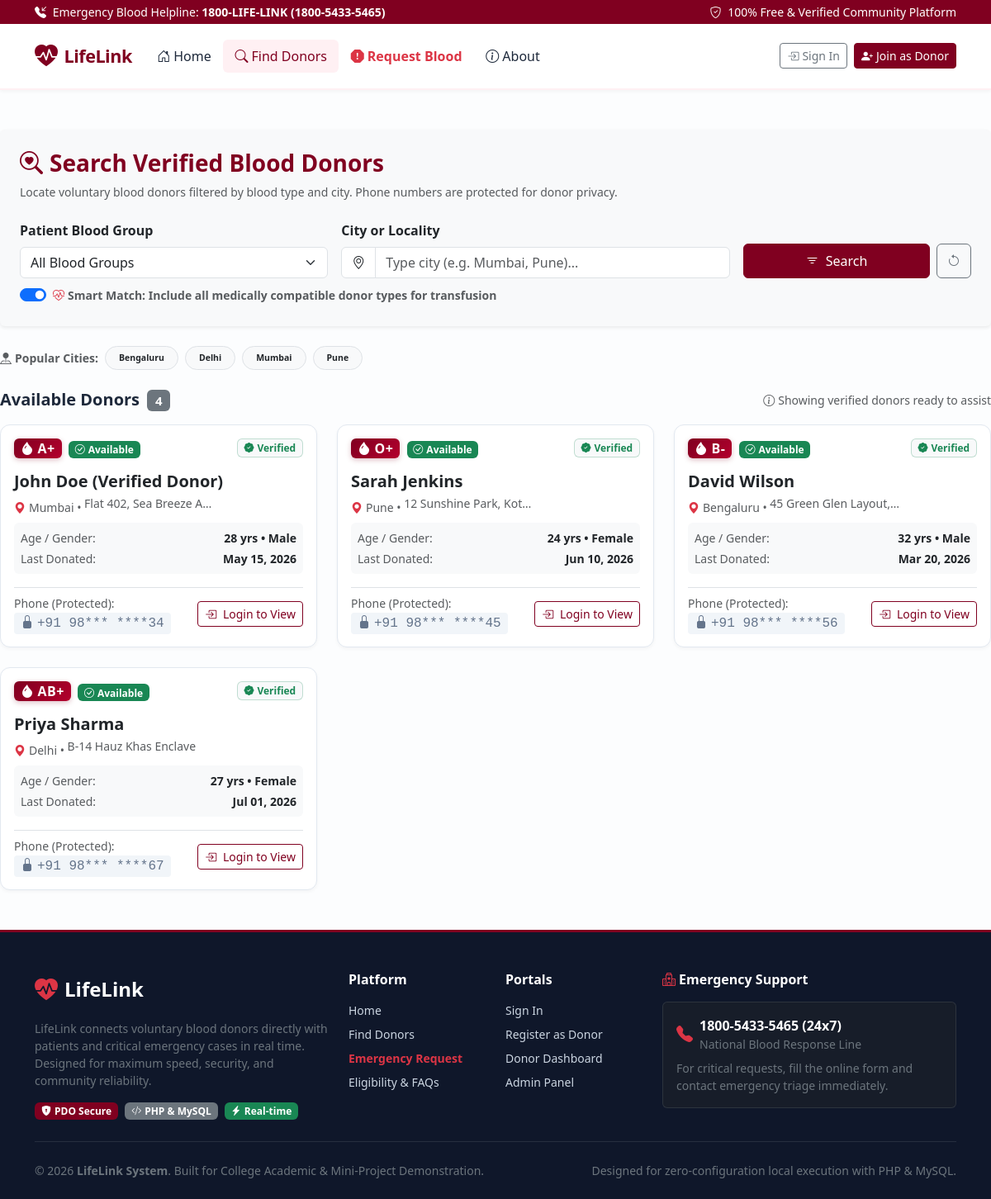
Screenshot of /search.php with the database file from the repository.
### tables this page shows
CREATE TABLE `donors` (
  `id` INT AUTO_INCREMENT PRIMARY KEY,
  `user_id` INT NOT NULL,
  `blood_group` ENUM('A+', 'A-', 'B+', 'B-', 'AB+', 'AB-', 'O+', 'O-') NOT NULL,
  `city` VARCHAR(100) NOT NULL,
  `address` TEXT,
  `age` INT NOT NULL,
  `gender` ENUM('Male', 'Female', 'Other') NOT NULL,
  `last_donation_date` DATE DEFAULT NULL,
  `availability_status` ENUM('available', 'unavailable') NOT NULL DEFAULT 'available',
  `verified_status` ENUM('pending', 'verified', 'rejected') NOT NULL DEFAULT 'pending',
  `created_at` TIMESTAMP DEFAULT CURRENT_TIMESTAMP,
  CONSTRAINT `fk_donor_user` FOREIGN KEY (`user_id`) REFERENCES `users` (`id`) ON DELETE CASCADE
);

CREATE TABLE `users` (
  `id` INT AUTO_INCREMENT PRIMARY KEY,
  `name` VARCHAR(100) NOT NULL,
  `email` VARCHAR(150) NOT NULL UNIQUE,
  `phone` VARCHAR(20) NOT NULL,
  `password_hash` VARCHAR(255) NOT NULL,
  `role` ENUM('admin', 'donor', 'user') NOT NULL DEFAULT 'user',
  `created_at` TIMESTAMP DEFAULT CURRENT_TIMESTAMP
);

### search.php (called while the page is built)
<?php
require_once __DIR__ . '/public/search.php';

### public/search.php (the view, shortened to what this page needs)
<?php
require_once __DIR__ . '/../config/db.php';
require_once __DIR__ . '/../includes/functions.php';
$selectedBlood = trim($_GET['blood_group'] ?? '');
$selectedCity  = trim($_GET['city'] ?? '');
$onlyAvailable = isset($_GET['only_available']) ? (int)$_GET['only_available'] : 1;
$includeCompatible = isset($_GET['compatible']) ? (int)$_GET['compatible'] : 1;
$sql = "SELECT d.*, u.name as donor_name, u.phone as donor_phone, u.email as donor_email
        FROM donors d
        JOIN users u ON d.user_id = u.id
        WHERE d.verified_status = 'verified'";
$params = [];
if ($onlyAvailable === 1) {
    $sql .= " AND d.availability_status = 'available'";
}
$sql .= " ORDER BY d.availability_status ASC, d.created_at DESC";
try {
    $stmt = $pdo->prepare($sql);
    $stmt->execute($params);
    $donors = $stmt->fetchAll();
    $cityStmt = $pdo->query("SELECT DISTINCT city FROM donors WHERE verified_status = 'verified' ORDER BY city ASC");
    $allCities = $cityStmt->fetchAll(PDO::FETCH_COLUMN);
} catch (PDOException $e) {
    $donors = [];
    $allCities = [];
}
require_once __DIR__ . '/../includes/header.php';
?>
<div class="py-4">
    <div class="card shadow-sm border-0 mb-4 bg-light">
        <div class="card-body p-4">
            <h3 class="fw-bold text-burgundy mb-2">
                <i class="bi bi-search-heart me-2"></i>Search Verified Blood Donors
            </h3>
            <p class="text-muted small mb-4">
                Locate voluntary blood donors filtered by blood type and city. Phone numbers are protected for donor privacy.
            </p>
            <form action="search.php" method="GET" class="row g-3 align-items-end">
                <div class="col-md-4">
                    <label for="liveDonorBloodFilter" class="form-label fw-semibold">Patient Blood Group</label>
                    <select class="form-select" id="liveDonorBloodFilter" name="blood_group">
                        <option value="">All Blood Groups</option>
                    </select>
                </div>
                <div class="col-md-5">
                    <label for="liveDonorCityFilter" class="form-label fw-semibold">City or Locality</label>
                    <div class="input-group">
                        <span class="input-group-text bg-white"><i class="bi bi-geo-alt"></i></span>
                        <input type="text" class="form-control" id="liveDonorCityFilter" name="city" value="<?= e($selectedCity) ?>" placeholder="Type city (e.g. Mumbai, Pune)...">
                    </div>
                </div>
                <div class="col-md-3 d-flex gap-2">
                    <button type="submit" class="btn btn-burgundy w-100 py-2">
                        <i class="bi bi-filter me-1"></i> Search
                    </button>
                    <a href="search.php" class="btn btn-outline-secondary py-2" title="Reset Filters">
                        <i class="bi bi-arrow-counterclockwise"></i>
                    </a>
                </div>
                <div class="col-12 mt-2">
                    <div class="form-check form-switch">
                        <input class="form-check-input" type="checkbox" id="includeCompatible" name="compatible" value="1" <?= $includeCompatible ? 'checked' : '' ?> onchange="this.form.submit()">
                        <label class="form-check-label small fw-semibold text-muted" for="includeCompatible">
                            <i class="bi bi-heart-pulse text-danger me-1"></i><strong>Smart Match:</strong> Include all medically compatible donor types for transfusion
                        </label>
                    </div>
                </div>
            </form>
        </div>
    </div>
    <?php if (!empty($allCities)): ?>
        <div class="d-flex align-items-center gap-2 mb-4 flex-wrap small">
            <span class="fw-semibold text-muted"><i class="bi bi-pin-map-fill me-1"></i>Popular Cities:</span>
            <?php foreach ($allCities as $city): ?>
                <a href="search.php?city=<?= urlencode($city) ?><?= $selectedBlood ? '&blood_group=' . urlencode($selectedBlood) : '' ?>" class="badge rounded-pill text-bg-light border text-decoration-none px-3 py-2 text-dark">
                    <?= e($city) ?>
                </a>
            <?php endforeach; ?>
        </div>
    <?php endif; ?>
    <div class="d-flex justify-content-between align-items-center mb-3">
        <h5 class="fw-bold mb-0">
            Available Donors <span class="badge bg-secondary ms-1"><?= count($donors) ?></span>
        </h5>
        <div class="small text-muted">
            <i class="bi bi-info-circle me-1"></i>Showing verified donors ready to assist
        </div>
    </div>
    <div class="row g-4" id="donorsGrid">
        <?php if (empty($donors)): ?>
            <div class="col-12 text-center py-5">
                <div class="p-4 bg-light rounded-3 d-inline-block">
                    <i class="bi bi-person-x fs-1 text-muted"></i>
                    <h5 class="fw-bold mt-2">No Matching Donors Found</h5>
                    <p class="text-muted small mb-3">Try broadening your city search or selecting all blood groups.</p>
                    <a href="search.php" class="btn btn-sm btn-outline-burgundy">Clear All Filters</a>
                </div>
            </div>
        <?php else: ?>
            <?php foreach ($donors as $donor): ?>
                <div class="col-md-6 col-lg-4 donor-col">
                    <div class="card card-hover h-100 p-3 donor-item-card" data-city="<?= e($donor['city']) ?>" data-blood="<?= e($donor['blood_group']) ?>">
                        <div class="d-flex justify-content-between align-items-start mb-2">
                            <div>
                                <?= blood_badge($donor['blood_group']) ?>
                                <span class="ms-1"><?= status_badge($donor['availability_status']) ?></span>
                            </div>
                            <span class="badge bg-light text-success border border-success border-opacity-25">
                                <i class="bi bi-patch-check-fill me-1"></i>Verified
                            </span>
                        </div>
                        <h5 class="fw-bold text-dark mt-2 mb-1"><?= e($donor['donor_name']) ?></h5>
                        <div class="small text-muted mb-2">
                            <i class="bi bi-geo-alt-fill text-danger me-1"></i><?= e($donor['city']) ?>
                            <?php if (!empty($donor['address'])): ?>
                                &bull; <span class="text-truncate d-inline-block" style="max-width: 160px;"><?= e($donor['address']) ?></span>
                            <?php endif; ?>
                        </div>
                        <div class="bg-light p-2 rounded small mb-3">
                            <div class="d-flex justify-content-between mb-1">
                                <span class="text-muted">Age / Gender:</span>
                                <span class="fw-semibold"><?= (int)$donor['age'] ?> yrs &bull; <?= e($donor['gender']) ?></span>
                            </div>
                            <div class="d-flex justify-content-between">
                                <span class="text-muted">Last Donated:</span>
                                <span class="fw-semibold">
                                    <?= !empty($donor['last_donation_date']) ? date('M d, Y', strtotime($donor['last_donation_date'])) : '<span class="text-success">First Time / Eligible</span>' ?>
                                </span>
                            </div>
                        </div>
                        <div class="mt-auto pt-2 border-top">
                            <?php if (is_logged_in()): ?>
                                <div class="d-flex justify-content-between align-items-center">
                                    <div>
                                        <span class="small text-muted d-block">Contact Phone:</span>
                                        <a href="tel:<?= e($donor['donor_phone']) ?>" class="fw-bold text-dark text-decoration-none">
                                            <i class="bi bi-telephone-fill text-success me-1"></i><?= e($donor['donor_phone']) ?>
                                        </a>
                                    </div>
                                    <a href="tel:<?= e($donor['donor_phone']) ?>" class="btn btn-sm btn-outline-success">
                                        <i class="bi bi-telephone-outbound me-1"></i> Call
                                    </a>
                                </div>
                            <?php else: ?>
                                <div class="d-flex justify-content-between align-items-center">
                                    <div>
                                        <span class="small text-muted d-block">Phone (Protected):</span>
                                        <span class="phone-masked"><i class="bi bi-lock-fill me-1"></i>+91 98*** ****<?= substr($donor['donor_phone'], -2) ?></span>
                                    </div>
                                    <a href="../auth/login.php" class="btn btn-sm btn-outline-burgundy" title="Login to view full contact details">
                                        <i class="bi bi-box-arrow-in-right me-1"></i> Login to View
                                    </a>
                                </div>
                            <?php endif; ?>
                        </div>
                    </div>
                </div>
            <?php endforeach; ?>
        <?php endif; ?>
    </div>
</div>
<?php require_once __DIR__ . '/../includes/footer.php'; ?>

### includes/functions.php (shortened to what this page needs)
<?php
function e(?string $string): string {
    return htmlspecialchars((string) $string, ENT_QUOTES, 'UTF-8');
}
function is_logged_in(): bool {
    return isset($_SESSION['user_id']) && !empty($_SESSION['user_id']);
}
function blood_badge(string $bloodGroup): string {
    return '<span class="badge blood-badge text-white px-2 py-1 fs-6"><i class="bi bi-droplet-fill me-1"></i>' . e($bloodGroup) . '</span>';
}
function status_badge(string $status): string {
    return match (strtolower($status)) {
        'verified', 'available', 'fulfilled' => '<span class="badge bg-success"><i class="bi bi-check-circle me-1"></i>' . ucfirst($status) . '</span>',
        'pending'                            => '<span class="badge bg-warning text-dark"><i class="bi bi-clock-history me-1"></i>Pending</span>',
        'rejected', 'cancelled', 'unavailable' => '<span class="badge bg-danger"><i class="bi bi-x-circle me-1"></i>' . ucfirst($status) . '</span>',
        'open'                               => '<span class="badge bg-primary"><i class="bi bi-broadcast me-1"></i>Open</span>',
        default                              => '<span class="badge bg-secondary">' . ucfirst(e($status)) . '</span>',
    };
}

### rows the page displays
donors: blood_group "A+", availability_status "Available", user.name "John Doe (Verified Donor)", city "Mumbai", address "Flat 402, Sea Breeze A…", age "28", gender "Male", last_donation_date "May 15, 2026", user.phone "34"
donors: blood_group "O+", availability_status "Available", user.name "Sarah Jenkins", city "Pune", address "12 Sunshine Park, Kot…", age "24", gender "Female", last_donation_date "Jun 10, 2026", user.phone "45"
donors: blood_group "B-", availability_status "Available", user.name "David Wilson", city "Bengaluru", address "45 Green Glen Layout,…", age "32", gender "Male", last_donation_date "Mar 20, 2026", user.phone "56"
donors: blood_group "AB+", availability_status "Available", user.name "Priya Sharma", city "Delhi", address "B-14 Hauz Khas Enclave", age "27", gender "Female", last_donation_date "Jul 01, 2026", user.phone "67"

### other values shown
$city "Bengaluru"
$city "Delhi"
$city "Mumbai"
$city "Pune"
count($donors) "4"
